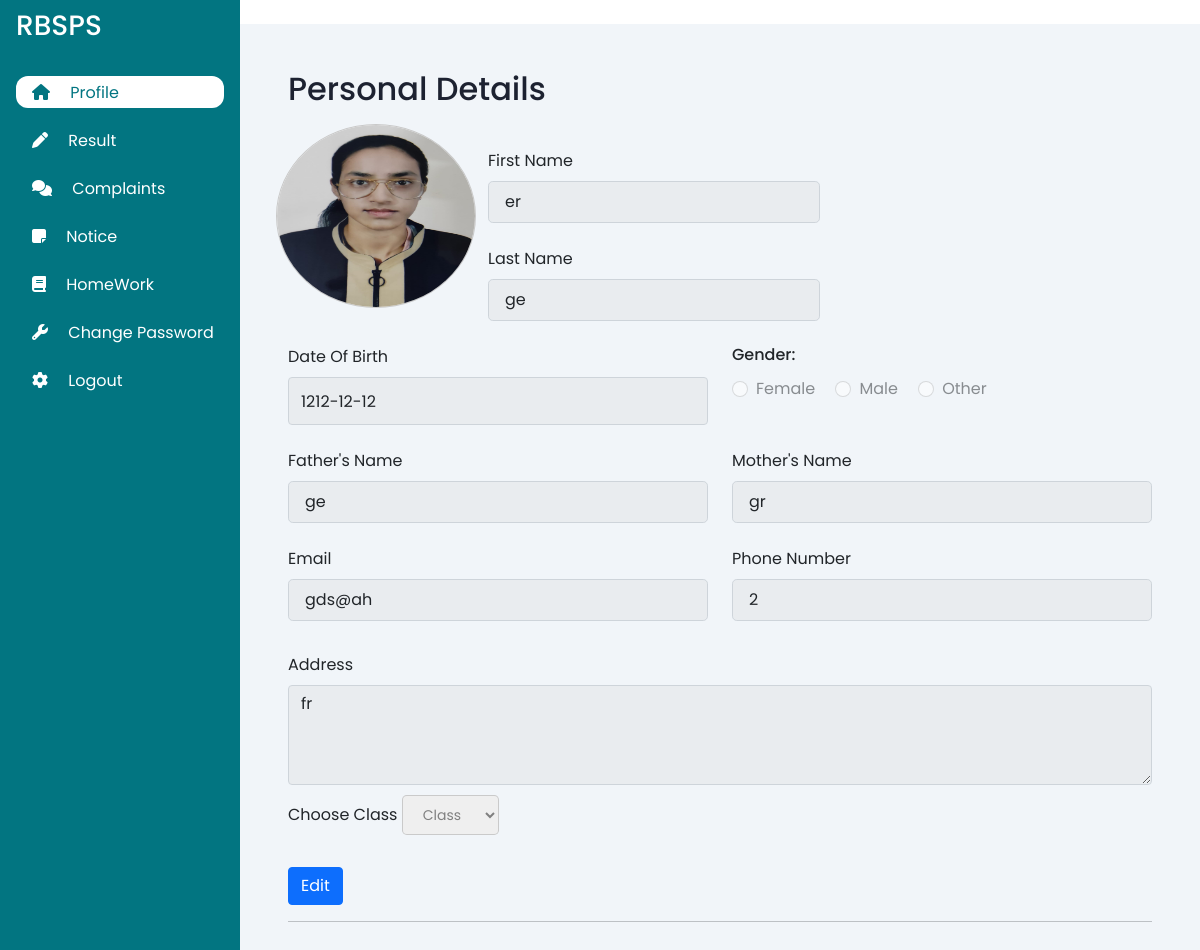
Screenshot of /students/ (signed in) with the database file from the repository.
### tables this page shows
CREATE TABLE `student` (
  `sid` int(11) NOT NULL,
  `name` varchar(100) NOT NULL,
  `class` int(2) NOT NULL,
  `ph` int(15) NOT NULL,
  `admno` int(10) NOT NULL,
  `gender` varchar(10) NOT NULL,
  `fname` varchar(100) NOT NULL,
  `mname` varchar(100) NOT NULL,
  `email` varchar(200) NOT NULL,
  `address` text NOT NULL,
  `username` varchar(100) NOT NULL,
  `lastname` varchar(100) NOT NULL,
  `dob` date DEFAULT NULL,
  `pass` varchar(260) NOT NULL,
  `path` varchar(500) NOT NULL
);

### students/index.php (the view, shortened to what this page needs)
<?php
require '../connection.php';
$user = $_SESSION['username'];
?>
<!DOCTYPE html>
<html lang="en">
<head>
    <link rel="stylesheet" href="//cdn.datatables.net/1.11.5/css/jquery.dataTables.min.css">
    <link rel="stylesheet" href="//cdn.datatables.net/1.12.1/css/jquery.dataTables.min.css">
    <link href="https://cdn.jsdelivr.net/npm/bootstrap@5.1.3/dist/css/bootstrap.min.css" rel="stylesheet">
    <link rel="stylesheet" href="style.css">
</head>
<body>
    <div class="sidebar">
        <div class="sidebar-header">
            <h3 class="brand">
                <span>RBSPS</span>
            </h3>
        </div>
        <div class="sidebar-menu">
            <ul>
                <li class="active">
                    <a href="#">
                        <i class="fa-sharp fa-solid fa-house"></i>
                        <span>Profile</span>
                    </a>
                </li>
                <li>
                    <a href="viewResult.php">
                        <i class="fa-solid fa-pen"></i>
                        <span>Result</span>
                    </a>
                </li>
                <li>
                    <a href="flagComplain.php">
                        <i class="fa-solid fa-comments"></i>
                        <span>Complaints</span>
                    </a>
                </li>
                <li>
                    <a href="viewNotice.php">
                        <i class="fa fa-sticky-note"></i>
                        <span>Notice</span>
                    </a>
                </li>
                <li>
                    <a href="homework.php">
                        <i class="fa fa-book"></i>
                        <span>HomeWork</span>
                    </a>
                </li>
                <li>
                    <a href="changePassword.php">
                        <i class="fa-solid fa-wrench"></i>
                        <span>Change Password</span>
                    </a>
                </li>
                <li>
                    <a href="logout.php">
                        <i class="fa-solid fa-gear"></i>
                        <span>Logout</span>
                    </a>
                </li>
            </ul>
        </div>
    </div>
    <?php
    $sql = "SELECT * FROM student WHERE username='$user'";
    $result = mysqli_query($conn, $sql);
    $row = mysqli_fetch_assoc($result)
    ?>
    <div class="main-content">
        <main>
            <h2 class="dash-title" style="margin-top: 30px;">Personal Details</h2>
            <form>
                <div class="row">
                    <img src="<?= $row['path'] ?>" alt="profile" style="border: 1px solid #c9c9c9; width: 12.5rem; height: 11.5rem; border-radius: 100%; background: white; padding: 0;">
                    <div class="col" style="    margin-top: 25px; width: 75%">
                        <div class="col-md-6 mb-4">
                            <div class="form-outline">
                                <label class="form-label" for="firstName">First Name</label>
                                <input type="text" id="firstName" class="form-control form-control-lg" style="width:100%; font-size: 16px;" disabled value="<?= $row['name'] ?>" />
                            </div>
                        </div>
                        <div class="col-md-6 mb-4">
                            <div class="form-outline">
                                <label class="form-label" for="lastName">Last Name</label>
                                <input type="text" id="lastName" class="form-control form-control-lg" value="<?= $row['lastname'] ?>" disabled style="font-size: 16px;" />
                            </div>
                        </div>
                    </div>
                </div>
                <div class="row">
                    <div class="col-md-6 mb-4 d-flex align-items-center">
                        <div class="form-outline datepicker w-100">
                            <label for="birthdayDate" class="form-label">Date Of Birth</label>
                            <input type="text" class="form-control " id="birthdayDate" disabled style="height: 48px; font-size: medium;" value="<?= $row['dob'] ?>">
                        </div>
                    </div>
                    <div class="col-md-6 mb-4">
                        <h6 class="mb-2 pb-1">Gender: </h6>
                        <?php
                        $gend = $row['gender'];
                        ?>
                        <div class="form-check form-check-inline">
                            <input class="form-check-input" type="radio" name="inlineRadioOptions" id="femaleGender" value="female" disabled <?php if($gend=='female'){echo 'checked';}?> />
                            <label class="form-check-label" for="femaleGender">Female</label>
                        </div>
                        <div class="form-check form-check-inline">
                            <input class="form-check-input" type="radio" name="inlineRadioOptions" id="maleGender" value="male" disabled <?php if($gend=='male'){echo 'checked';}?> />
                            <label class="form-check-label" for="maleGender">Male</label>
                        </div>
                        <div class="form-check form-check-inline">
                            <input class="form-check-input" type="radio" name="inlineRadioOptions" id="otherGender" value="option3" disabled <?php if($gend=='other'){echo 'checked';}?> />
                            <label class="form-check-label" for="otherGender">Other</label>
                        </div>
                    </div>
                </div>
                <div class="row">
                    <div class="col-md-6 mb-4">
                        <div class="form-outline">
                            <label class="form-label" for="father_name">Father's Name</label>
                            <input type="text" id="father_name" class="form-control form-control-lg" style="width:100%; font-size: 16px;" value="<?= $row['fname'] ?>" disabled />
                        </div>
                    </div>
                    <div class="col-md-6 mb-4">
                        <div class="form-outline">
                            <label class="form-label" for="lastName">Mother's Name</label>
                            <input type="text" id="mother_name" class="form-control form-control-lg" disabled style="font-size: 16px;" value="<?= $row['mname'] ?>" />
                        </div>
                    </div>
                </div>
                <div class="row">
                    <div class="col-md-6 mb-4 pb-2">
                        <div class="form-outline">
                            <label class="form-label" for="emailAddress">Email</label>
                            <input type="email" id="emailAddress" class="form-control form-control-lg" disabled style="font-size: 16px;" value="<?= $row['email'] ?>" />
                        </div>
                    </div>
                    <div class="col-md-6 mb-4 pb-2">
                        <div class="form-outline">
                            <label class="form-label" for="phoneNumber">Phone Number</label>
                            <input type="tel" id="phoneNumber" class="form-control form-control-lg" disabled style="font-size: 16px;" value="<?= $row['ph'] ?>" />
                        </div>
                    </div>
                </div>
                <div class="row">
                    <div style="margin-bottom:10px">
                        <label class="form-label" for="address">Address</label>
                        <textarea class="form-control" readonly placeholder="" id="address" style="height:100px;" disabled style="font-size: 16px;"><?= $row['address'] ?></textarea>
                    </div>
                    <div class="col-12">
                        <label class="form-label select-label">Choose Class</label>
                        <select class="select form-control-lg " style="font-size: 14px;" disabled>
                            <option value="1">Class</option>
                        </select><br>
                    </div>
                </div>
                <div class="mt-4 pt-2">
                    <a href="editDetails.php?username=<?= $row['username'] ?>"><button class="btn btn-primary" type="button" value="Edit">Edit</button></a>
                </div>
                <hr>
            </form>
        </main>
    </div>
</body>
</html>

### students/style.css (style rules this page uses)
:root { --main-color: #027581; --color-dark: #1d2231; --text-grey: #8390A2; }
* { font-family: 'Poppins',sans-serif; margin: 0; padding: 0; text-decoration: none; list-style-type: none; box-sizing: border-box; }
.sidebar { height: 100%; width: 240px; position: fixed; left:0; top: 0; z-index: 100; background: var(--main-color ); color:#fff; overflow-y: auto; transition: width 500ms; }
.sidebar-header { display: flex; justify-content: space-between; align-items: center; height: 60px; padding: 0rem 1rem; }
.sidebar-menu { padding: 1rem; }
.sidebar li { margin-bottom: 1rem; }
.sidebar a { color: #fff; font-size: 1rem; text-decoration: none; }
.active { background-color:#fff; border-radius: 12px; }
.active a { color:#027581; }
.sidebar a i:first-child { padding: 0.5rem 1rem; }
.main-content { position: relative; margin-left: 240px; transition: margin-left 500ms; }
main { margin-top: 0; background: #f1f5f9; min-height: 90vh; padding: 1rem 3rem; }
.dash-title { color: var(--color-dark); margin-bottom: 1rem; }

### students/index.php (style rules this page uses)
.sidebar ul { padding-left: 0; }
.sidebar a { text-decoration: none; }

### rows the page displays
student: path (picture), name "er", lastname "ge", dob "1212-12-12", gender "☐ Female", gender "☐ Male", gender "☐ Other", fname "ge", mname "gr", email "gds@ah", ph "2", address "fr"
